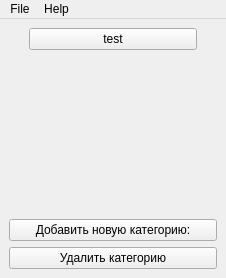
<?xml version="1.0" encoding="UTF-8"?>
<ui version="4.0">
 <class>mainWindowChoose</class>
 <widget class="QMainWindow" name="mainWindowChoose">
  <property name="geometry">
   <rect>
    <x>0</x>
    <y>0</y>
    <width>226</width>
    <height>278</height>
   </rect>
  </property>
  <property name="sizePolicy">
   <sizepolicy hsizetype="Fixed" vsizetype="Fixed">
    <horstretch>0</horstretch>
    <verstretch>0</verstretch>
   </sizepolicy>
  </property>
  <property name="baseSize">
   <size>
    <width>350</width>
    <height>500</height>
   </size>
  </property>
  <property name="windowTitle">
   <string>Меню выбора категории.</string>
  </property>
  <widget class="QWidget" name="centralwidget">
   <property name="enabled">
    <bool>true</bool>
   </property>
   <layout class="QVBoxLayout" name="verticalLayout_2">
    <item>
     <layout class="QVBoxLayout" name="verticalLayout">
      <property name="spacing">
       <number>18</number>
      </property>
      <property name="sizeConstraint">
       <enum>QLayout::SetFixedSize</enum>
      </property>
      <property name="leftMargin">
       <number>20</number>
      </property>
      <property name="topMargin">
       <number>0</number>
      </property>
      <property name="rightMargin">
       <number>20</number>
      </property>
      <item>
       <widget class="QPushButton" name="anime">
        <property name="text">
         <string>test</string>
        </property>
       </widget>
      </item>
     </layout>
    </item>
    <item>
     <spacer name="verticalSpacer">
      <property name="orientation">
       <enum>Qt::Vertical</enum>
      </property>
      <property name="sizeHint" stdset="0">
       <size>
        <width>20</width>
        <height>20</height>
       </size>
      </property>
     </spacer>
    </item>
    <item>
     <widget class="QPushButton" name="chooseCategory">
      <property name="text">
       <string>Добавить новую категорию:</string>
      </property>
     </widget>
    </item>
    <item>
     <widget class="QPushButton" name="btn_DeleteCategory">
      <property name="text">
       <string>Удалить категорию</string>
      </property>
     </widget>
    </item>
   </layout>
  </widget>
  <widget class="QMenuBar" name="menubar">
   <property name="geometry">
    <rect>
     <x>0</x>
     <y>0</y>
     <width>226</width>
     <height>22</height>
    </rect>
   </property>
   <widget class="QMenu" name="menuinfo">
    <property name="title">
     <string>File</string>
    </property>
    <addaction name="actionQuit"/>
   </widget>
   <widget class="QMenu" name="menuHelp">
    <property name="title">
     <string>Help</string>
    </property>
    <addaction name="actionAbout"/>
    <addaction name="actionContacts"/>
   </widget>
   <addaction name="menuinfo"/>
   <addaction name="menuHelp"/>
  </widget>
  <action name="actionQuit">
   <property name="text">
    <string>Quit</string>
   </property>
  </action>
  <action name="actionAbout">
   <property name="text">
    <string>About</string>
   </property>
  </action>
  <action name="actionContacts">
   <property name="text">
    <string>Contacts</string>
   </property>
  </action>
 </widget>
 <resources/>
 <connections/>
</ui>
